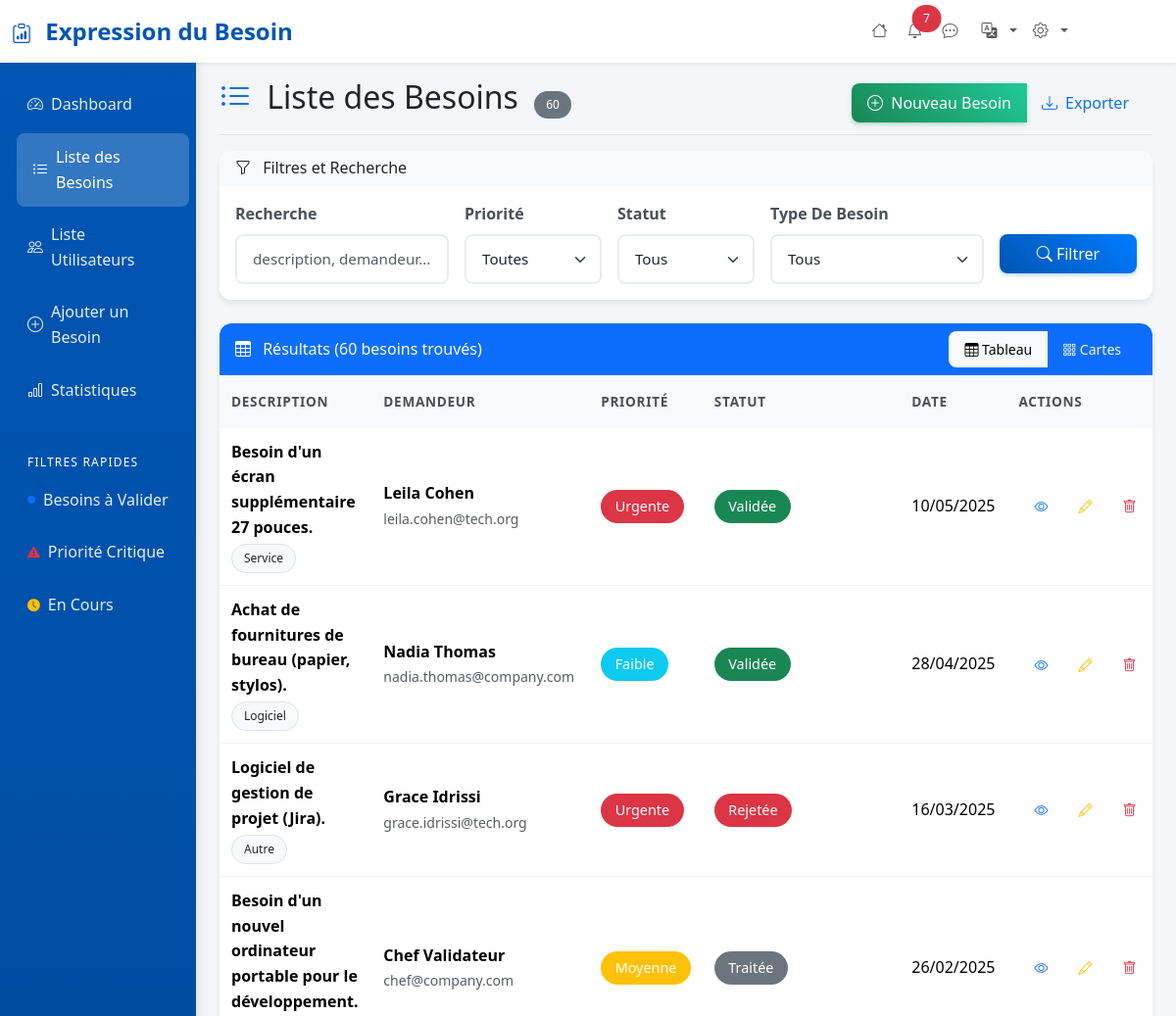
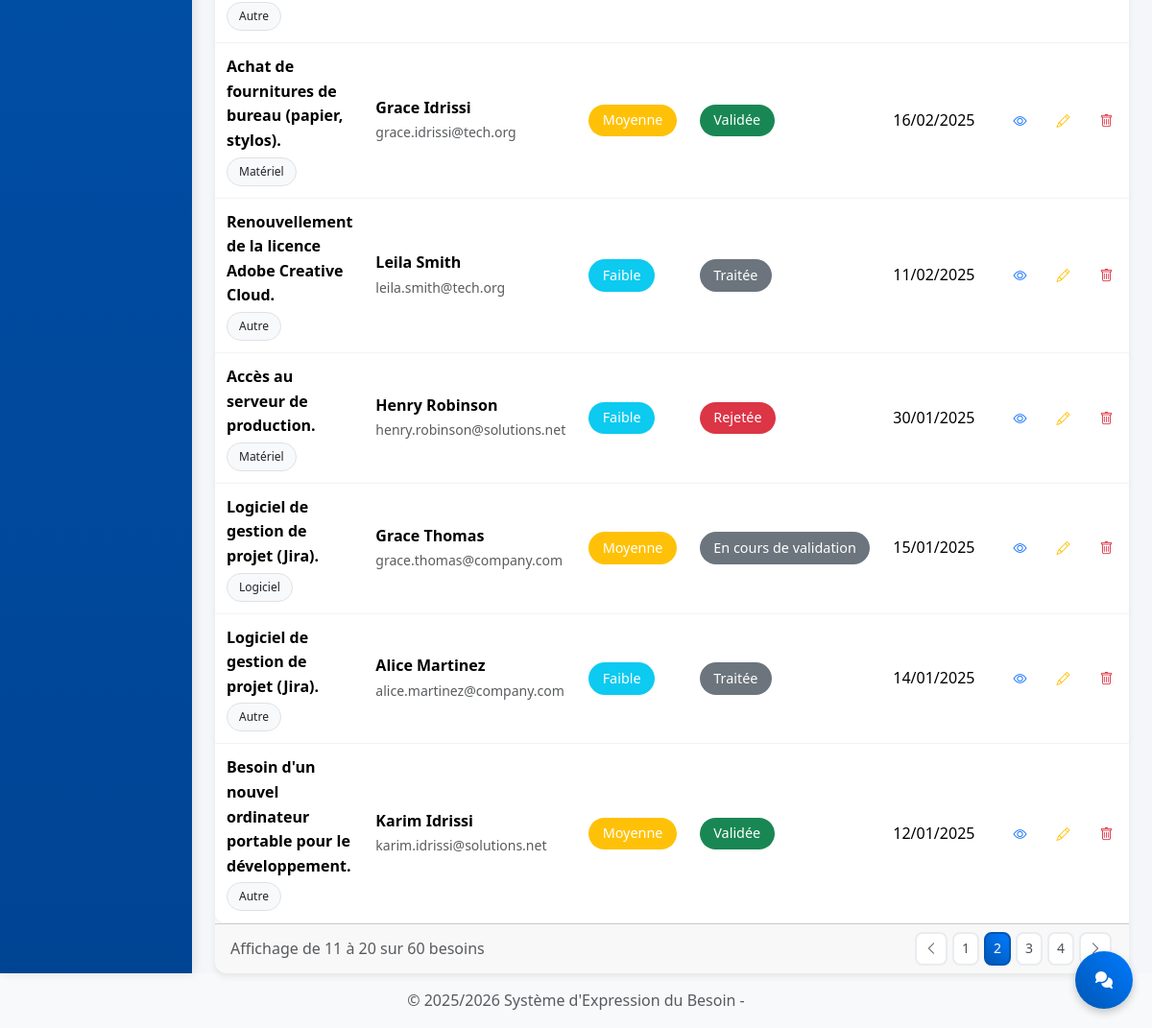
The app's page /pages/liste-besoins.php?page=2 (signed in), older data (2 pictures, top to bottom).
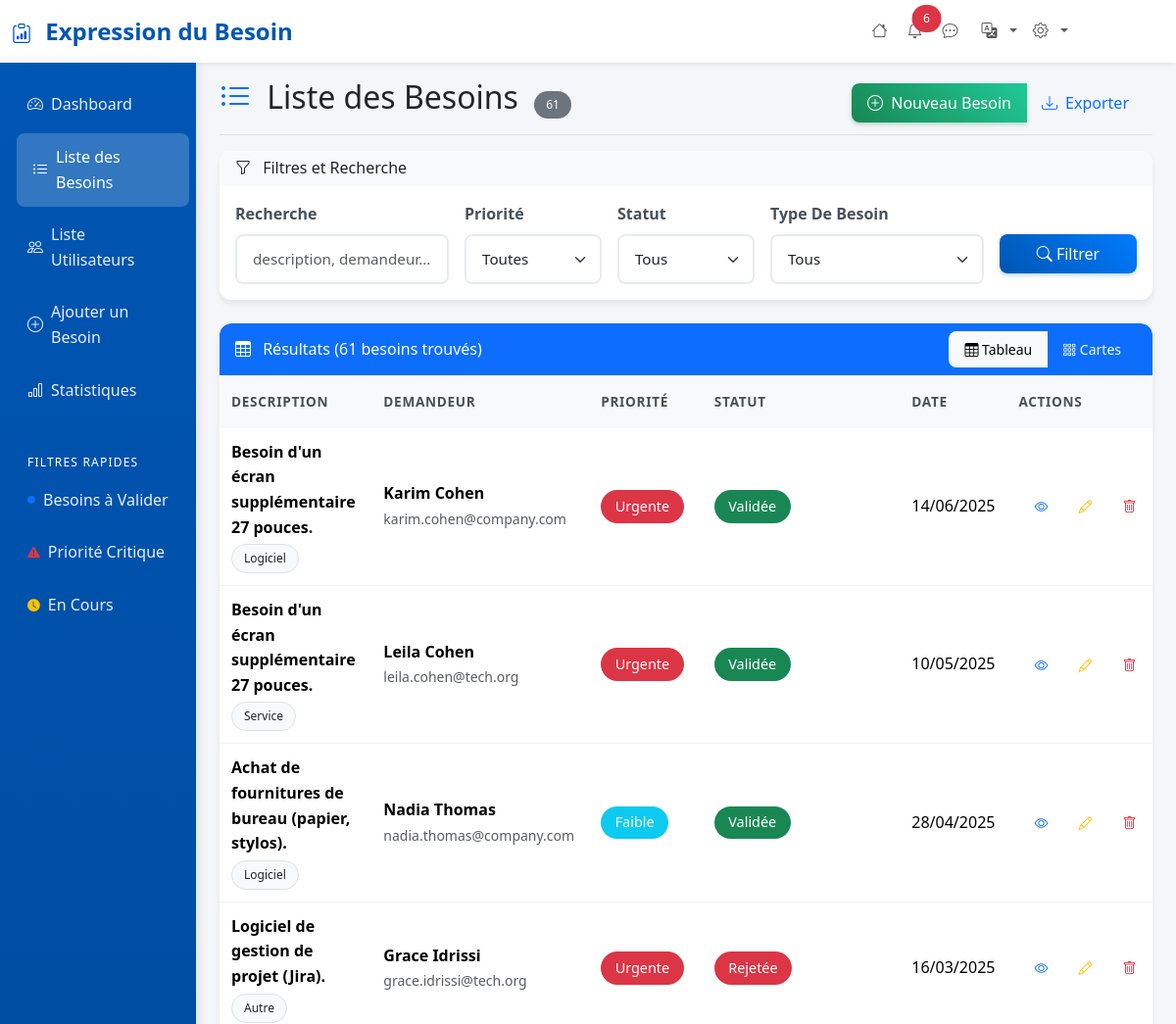
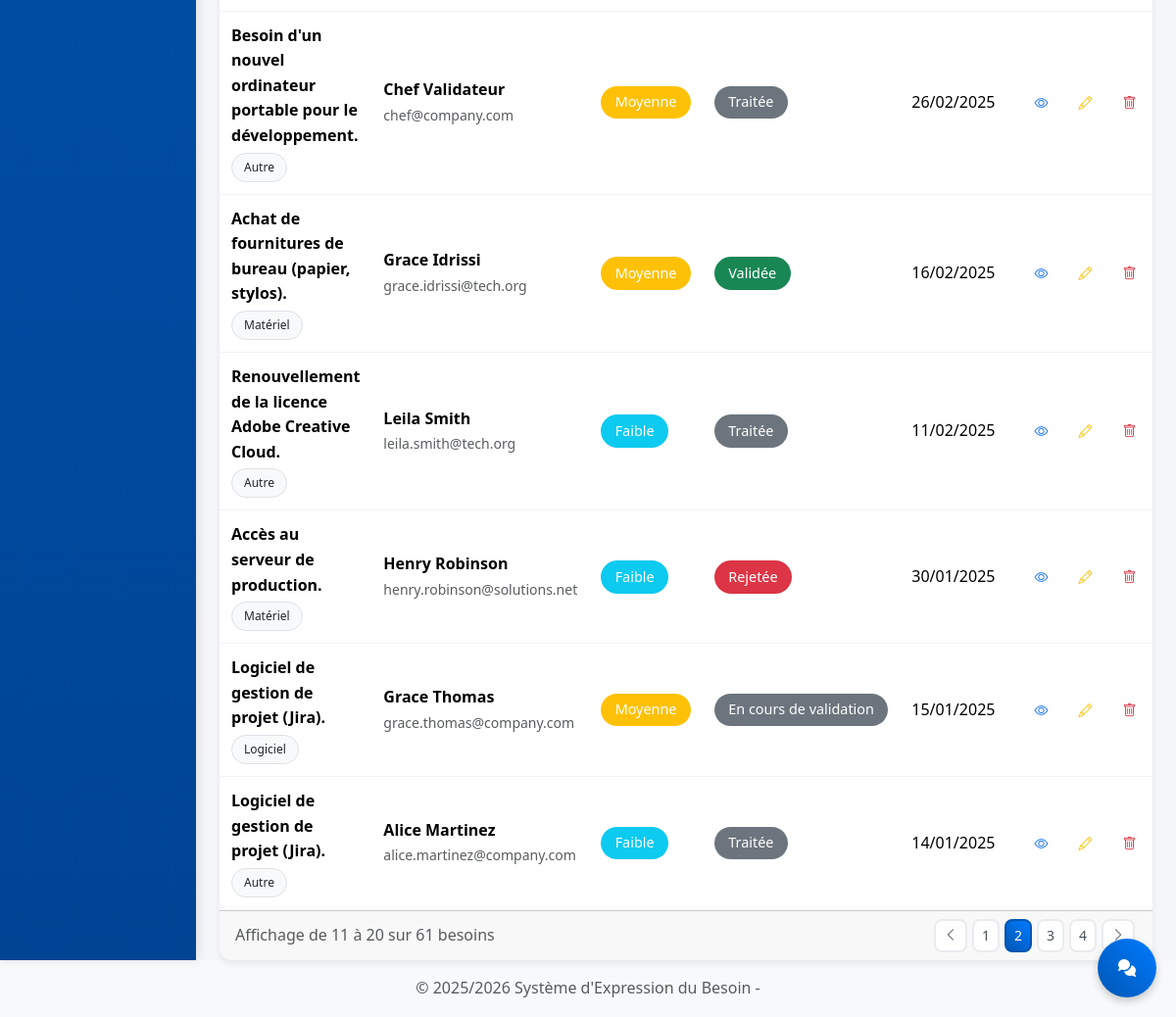
The same page, newer data (2 pictures, top to bottom).
### tables this page shows
CREATE TABLE `demandes` (
  `id` int(11) NOT NULL,
  `user_id` int(11) NOT NULL,
  `type_besoin_id` int(11) NOT NULL,
  `description` text NOT NULL,
  `urgence` enum('Faible','Moyenne','Urgente') NOT NULL DEFAULT 'Faible',
  `statut` enum('En attente','En cours de validation','Traitée') NOT NULL DEFAULT 'En attente',
  `date_creation` datetime DEFAULT current_timestamp(),
  `prix` decimal(12,2) DEFAULT NULL
);

CREATE TABLE `types_besoins` (
  `id` int(11) NOT NULL,
  `libelle` varchar(100) NOT NULL
);

CREATE TABLE `users` (
  `id` int(11) NOT NULL,
  `nom` varchar(255) NOT NULL,
  `email` varchar(255) NOT NULL,
  `password` varchar(255) NOT NULL,
  `role` enum('Demandeur','Validateur','Administrateur') NOT NULL DEFAULT 'Demandeur',
  `created_at` timestamp NOT NULL DEFAULT current_timestamp(),
  `service_id` int(11) NOT NULL DEFAULT 1
);

### includes/functions.php (called while the page is built, shortened)
<?php
function formatDate($date, $format = 'd/m/Y') {
    $dateTime = new DateTime($date);
    return $dateTime->format($format);
}
function getPriorityClass($priority) {
    switch($priority) {
        case 'Urgente':
        case 'Rejetée':
            return 'danger';
        case 'Validée': return 'success';
        case 'Moyenne': return 'warning';
        case 'Faible': return 'info';
        default: return 'secondary';
    }
}
function getBesoins($filters = [], $limit = 10, $offset = 0) {
    $conn = getConnection();
    $where = [];
    $params = [];
    $whereClause = !empty($where) ? ' WHERE ' . implode(' AND ', $where) : '';
    $countQuery = "
        SELECT COUNT(*) as total
        FROM demandes d
        LEFT JOIN validation v ON v.demande_id = d.id
        JOIN types_besoins t ON d.type_besoin_id = t.id
        JOIN users u ON d.user_id = u.id
        $whereClause
    ";
    $stmt = $conn->prepare($countQuery);
    $stmt->execute($params);
    $total = (int) $stmt->fetch()['total'];
    $query = "
        SELECT
            d.*,
            t.libelle AS type_besoin,
            u.nom AS demandeur_nom,
            u.email AS demandeur_email,
            CASE
                WHEN v.demande_id IS NULL THEN d.statut
                ELSE v.statut_validation
            END AS statut_final
        FROM demandes d
        LEFT JOIN validation v ON v.demande_id = d.id
        JOIN types_besoins t ON d.type_besoin_id = t.id
        JOIN users u ON d.user_id = u.id
        $whereClause
        ORDER BY d.date_creation DESC
        LIMIT :limit OFFSET :offset
    ";
    $stmt = $conn->prepare($query);
    $stmt->bindValue(':limit', (int)$limit, PDO::PARAM_INT);
    $stmt->bindValue(':offset', (int)$offset, PDO::PARAM_INT);
    $stmt->execute();
    $besoins = $stmt->fetchAll(PDO::FETCH_ASSOC);
    return [
        'besoins' => $besoins,
        'total' => $total
    ];
}
?>

### pages/liste-besoins.php (the view, shortened to what the rows shown need)
<?php
include '../includes/header.php';
$page = max(1, intval($_GET['page'] ?? 1));
$itemsPerPage = 10;
$filters = [
    'priorite' => sanitize($_GET['priorite'] ?? ''),
    'statut' => sanitize($_GET['statut'] ?? ''),
    'categorie' => sanitize($_GET['categorie'] ?? ''),
    'search' => sanitize($_GET['search'] ?? '')
];
try {
    $result = getBesoins($filters, $itemsPerPage, ($page - 1) * $itemsPerPage);
    $besoins = $result['besoins'];
    $totalBesoins = $result['total'];
} catch (Exception $e) {
    setFlashMessage('error', 'Erreur lors du chargement des besoins : ' . $e->getMessage());
    $besoins = [];
    $totalBesoins = 0;
    $pagination = paginate(0, $itemsPerPage, 1);
}
?>
<div class="d-flex justify-content-between flex-wrap flex-md-nowrap align-items-center pt-3 pb-2 mb-3 border-bottom">
<h1 class="h2">
        <i class="bi bi-list-ul me-2 text-primary"></i>
        Liste des Besoins
        <span class="badge bg-secondary ms-2"><?php echo $totalBesoins; ?></span>
    </h1>
</div>
<div class="card">
    <div class="card-body p-0">
        <?php if (!empty($besoins)): ?>
            <div id="tableView" class="table-responsive">
                <table class="table table-hover mb-0">
                    <thead class="table-light">
                        <tr>
                            <th style="width: 40%;">Description</th>
                            <th style="width: 20%;">Demandeur</th>
                            <th style="width: 10%;">Priorité</th>
                            <th style="width: 10%;">Statut</th>
                            <th style="width: 10%;">Date</th>
                            <th style="width: 10%;">Actions</th>
                        </tr>
                    </thead>
                    <tbody>
                        <?php foreach ($besoins as $besoin): ?>
                            <tr>
                                <td>
                                    <div>
                                        <strong class="d-block"><?php echo htmlspecialchars($besoin['description']); ?></strong>
                                        <div class="mt-1">
                                            <span class="badge bg-light text-dark border">
                                                <?php echo htmlspecialchars($besoin['type_besoin']); ?>
                                            </span>
                                        </div>
                                    </div>
                                </td>
                                <td>
                                    <div>
                                        <strong class="d-block"><?php echo htmlspecialchars($besoin['demandeur_nom']); ?></strong>
                                        <small class="text-muted"><?php echo htmlspecialchars($besoin['demandeur_email']); ?></small>
                                    </div>
                                </td>
                                <td>
                                    <span class="badge bg-<?php echo getPriorityClass($besoin['urgence']); ?> fs-6">
                                        <?php echo $besoin['urgence']; ?>
                                    </span>
                                </td>
                                <td>
                                    <span class="badge bg-<?php echo getPriorityClass($besoin['statut_final']); ?> fs-6">
                                        <?php echo $besoin['statut_final']; ?>
                                    </span>
                                </td>
                               <td>
                                <?php echo formatDate($besoin['date_creation']); ?>
                                </td>
                                <td>
                                    <div class="btn-group btn-group-sm">
                                        <a href="detail-besoin.php?id=<?php echo $besoin['id']; ?>"
                                           class="btn btn-outline-primary"
                                           data-bs-toggle="tooltip"
                                           title="Voir les détails">
                                            <i class="bi bi-eye"></i>
                                        </a>
                                        <a href="detail-besoin.php?id=<?php echo $besoin['id']; ?>&edit=1"
                                           class="btn btn-outline-warning"
                                           data-bs-toggle="tooltip"
                                           title="Modifier">
                                            <i class="bi bi-pencil"></i>
                                        </a>
                                        <a href="?<?php echo http_build_query(array_merge($_GET, ['delete' => $besoin['id']])); ?>"
                                           class="btn btn-outline-danger btn-delete"
                                           data-bs-toggle="tooltip"
                                           title="Supprimer">
                                            <i class="bi bi-trash"></i>
                                        </a>
                                    </div>
                                </td>
                            </tr>
                        <?php endforeach; ?>
                    </tbody>
                </table>
            </div>
        <?php endif; ?>
    </div>
</div>
<?php include '../includes/footer.php'; ?>

Row changes from the older to the newer data that the page shows:
no longer on this page (row edited): demandes: description "Besoin d'un nouvel ordinateur portable pour le développement.", type_besoin.libelle "Autre", user.nom "Karim Idrissi", user.email "karim.idrissi@solutions.net", urgence "Moyenne", statut_final "Validée", date_creation "12/01/2025"
now on this page (row edited): demandes: description "Besoin d'un écran supplémentaire 27 pouces.", type_besoin.libelle "Logiciel", user.nom "Karim Cohen", user.email "karim.cohen@company.com", urgence "Urgente", statut_final "Validée", date_creation "14/06/2025"
Text that changed along with them:
$unreadCount: "7" → "6"
$totalBesoins: "60" → "61"
